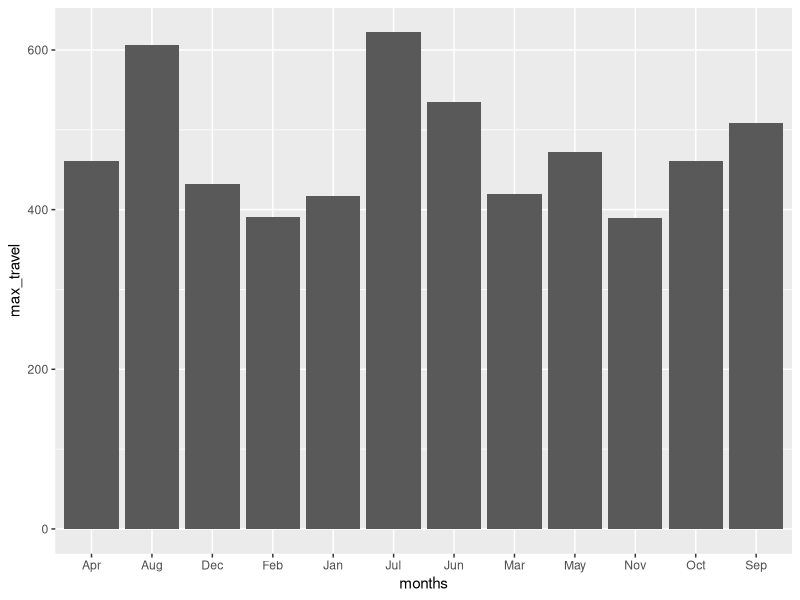
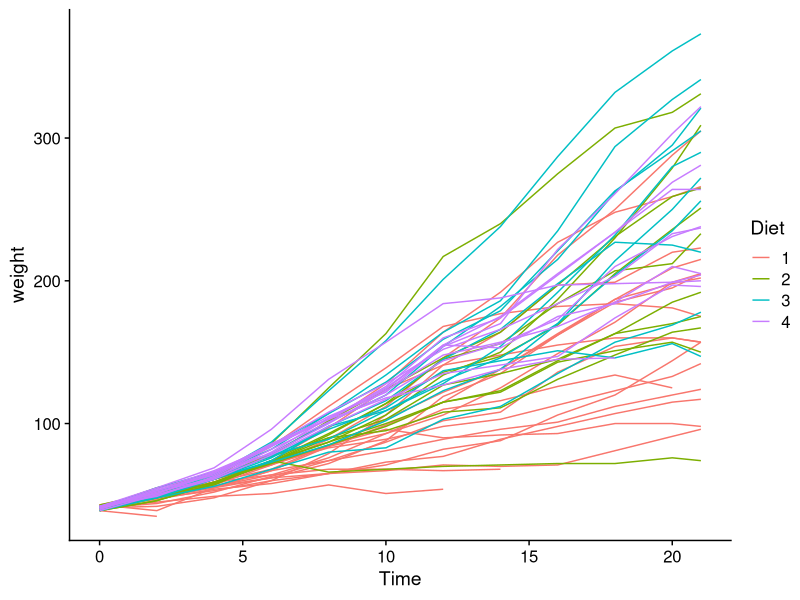
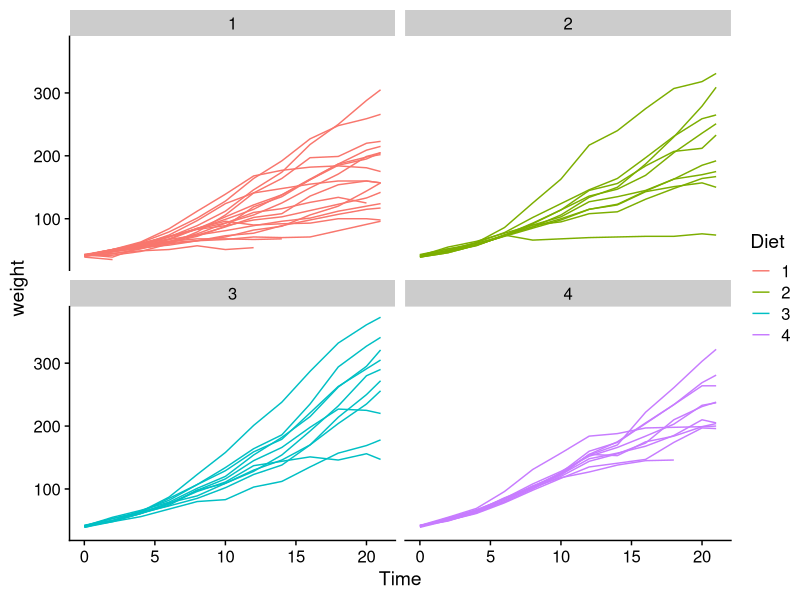
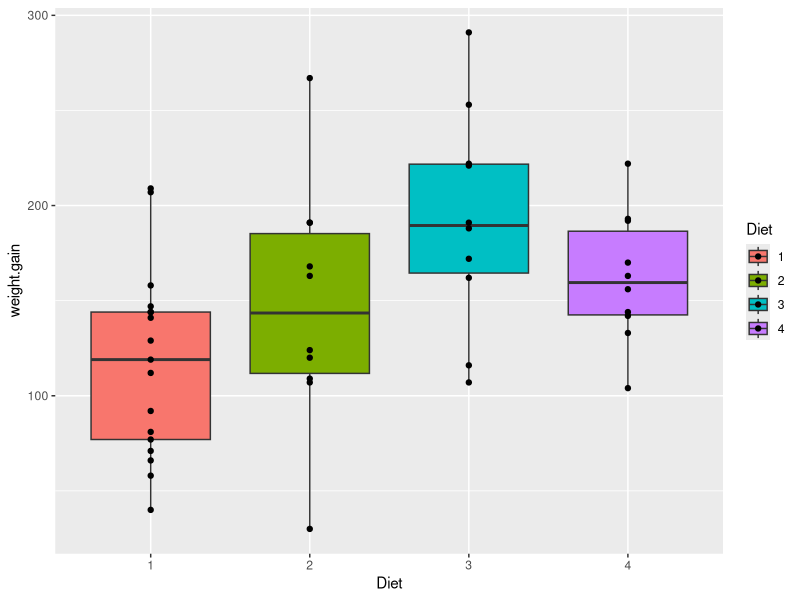

Write the R code that produced these figures, in order.
## ---- chunk 1
#| label: packages
#| message: false

library(tidyverse)
library(cowplot)
## ---- chunk 2
# Load and inspect the data, a little reshaping here to get in to an easy to read format for you.
AP_matrix <- matrix(AirPassengers, nrow = length(unique(floor(time(AirPassengers)))), byrow = TRUE)
colnames(AP_matrix) <- month.abb
rownames(AP_matrix) <- unique(floor(time(AirPassengers)))
AP_df <- as.data.frame(AP_matrix)
AP_df$Year <- rownames(AP_matrix)

## ---- chunk 3
AP_df

AP_long <- AP_df |> pivot_longer(cols = 1:12, names_to = "months", values_to = "count")

## ---- chunk 4

AP_long |> 
  group_by(months) |>
  summarise(max_travel = max(count)) |>
  arrange(max_travel) |>
  ggplot(aes(x = months, y = max_travel)) + geom_col()


## ---- chunk 5
# To answer this question we need to find the ratio of Aug and Nov travelers. We need the data in the wide format.

# how can we add the ratio to get the percent increase?

AP_long

AP_df |> mutate(ratio = ((Aug/Nov)-1) *100) |>
  select(ratio)

## ---- chunk 6
# First look at the data.
glimpse(ChickWeight)
## ---- chunk 7
# How can you count the timepoints, chicks, and diets, and chicks nested in diets?

ChickWeight |> count(Diet)

ChickWeight |> count(Time)

ChickWeight |> count(Chick)


ChickWeight |> 
  filter(Time == "0") |>
  count(Diet) 

ChickWeight |>
  group_by(Diet) |>
  summarise(no.chicks = n_distinct(Chick))


table(ChickWeight$Time, ChickWeight$Diet)
  


## ---- chunk 8
# we can plot it to get a first view
ChickWeight |>
  ggplot(aes(x = Time, y = weight, group = Chick, color = Diet)) + 
  geom_line() +
  theme_cowplot()



ChickWeight |>
  ggplot(aes(x = Time, y = weight, group = Chick, color = Diet)) + 
  geom_line() +
  theme_cowplot() +
  facet_wrap(~ Diet)






## ---- chunk 9

data <- ChickWeight |> 
  pivot_wider(names_from = Time, names_prefix = "day_", values_from = weight)


data <- data |> mutate(weight.gain = day_18 - day_0)

data |>
  ggplot(aes(x = Diet, y = weight.gain, fill = Diet)) + 
  geom_boxplot() + 
  geom_point()



mod <- aov(weight.gain ~ Diet, data = data)

summary(mod)
TukeyHSD(mod)
pairwise.t.test(data$weight.gain, data$Diet, p.adjust.method = "BH")


library(lme4)
library(lmerTest)


mod2 <- lmer(weight ~ Diet * Time + (1 | Chick), data = ChickWeight)
summary(mod2)
